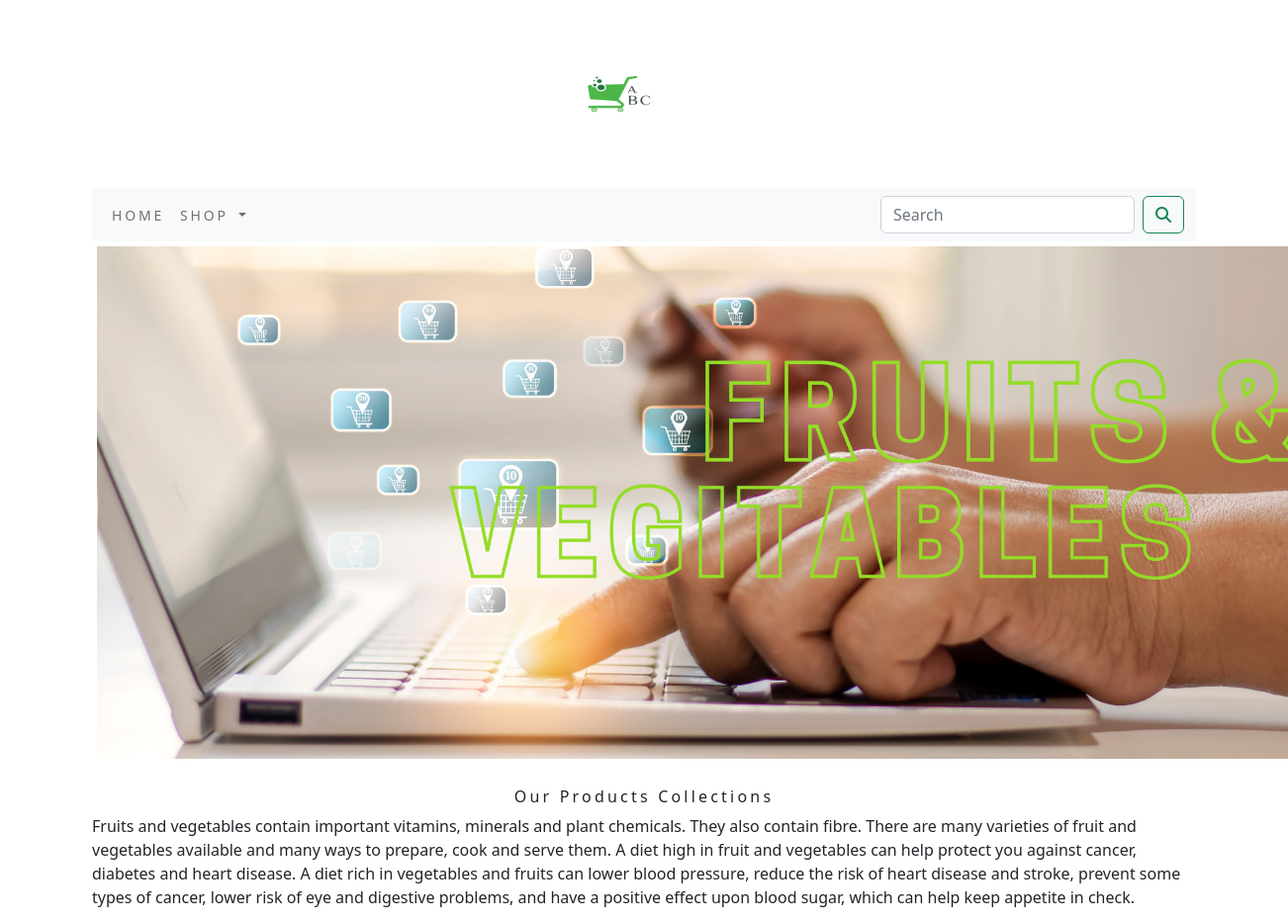
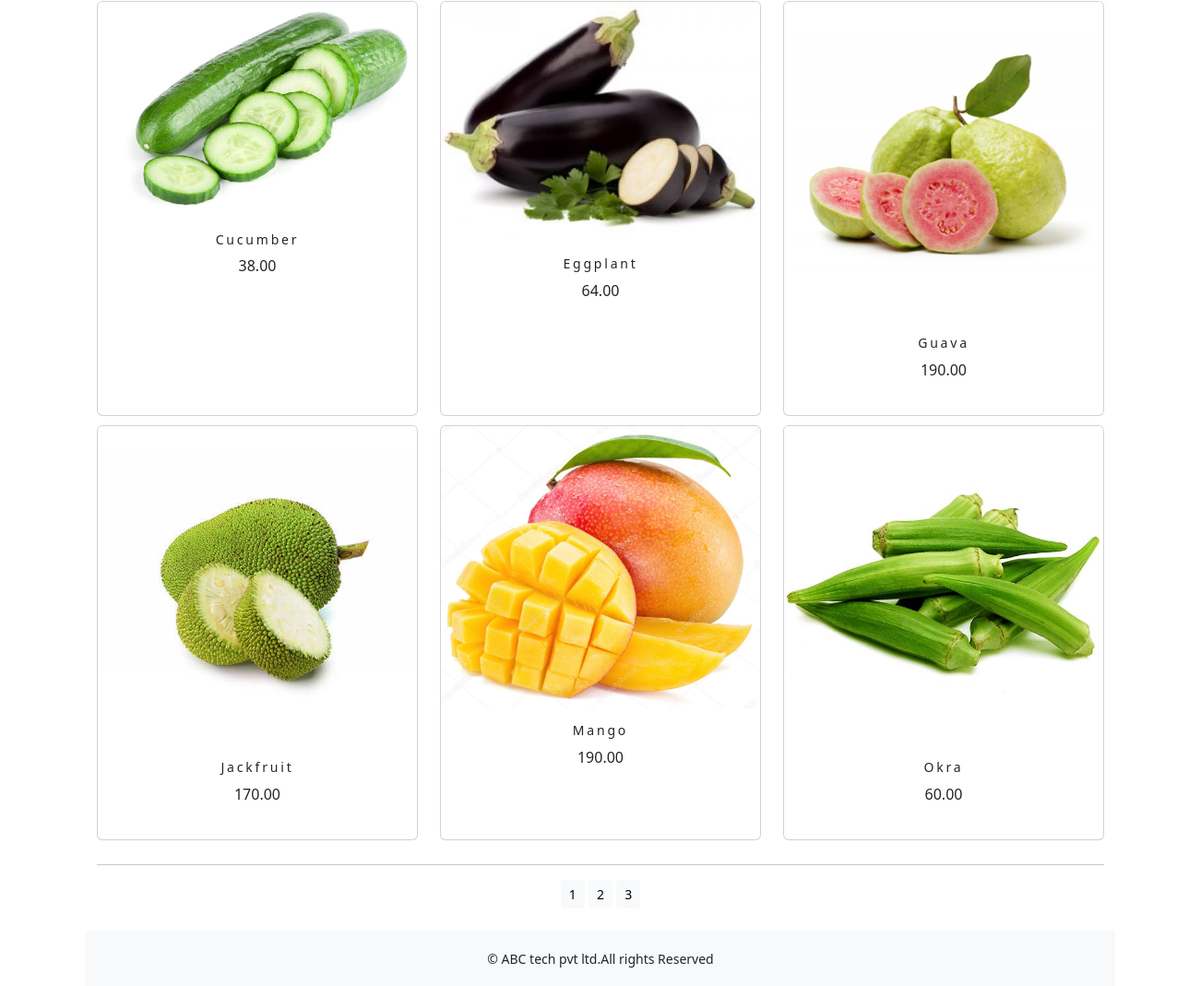
Screenshot of /shop/?page=2 with the database file from the repository (2 pictures, top to bottom).
### shop/models.py (models this page shows, shortened)
class Product(models.Model):
    name=models.CharField(max_length=250,unique=True)
    slug=models.SlugField(max_length=250,unique=True)
    description=models.TextField(blank=True)
    price=models.DecimalField(max_digits=10,decimal_places=2)
    category=models.ForeignKey(Category,on_delete=models.CASCADE)
    image=models.ImageField(upload_to='product',blank=True)
    stock=models.IntegerField()
    available=models.BooleanField(default=True)
    created=models.DateTimeField(auto_now_add=True)
    updated=models.DateTimeField(auto_now=True)
    def get_url(self):
        return reverse('shop:prodCatdetail', args=[self.category.slug,self.slug])
    class Meta:
        ordering=('name',)
        verbose_name='product'
        verbose_name_plural='products'

### shop/views.py (the view)
# urls.py: path('', views.allProdCat, name='allProdCat'),
def allProdCat(request,c_slug=None):
    c_page=None
    products_list=None
    if c_slug!=None:
        c_page=get_object_or_404(Category,slug=c_slug)
        products_list=Product.objects.all().filter(category=c_page,available=True)
    else:
        products_list=Product.objects.all().filter(available=True)
    paginator=Paginator(products_list,6)
    try:
        page=int(request.GET.get('page','1'))
    except:
        page=1
    try:
        products=paginator.page(page)
    except (EmptyPage,InvalidPage):
        products=paginator.page(paginator.num_pages)
    return render(request,"category.html",{'category':c_page,'products':products})

### cart/context_processors.py (called while the page is built)
def counter(request):
    item_count=0
    if 'admin' in request.path:
        return {}
    else:
        try:
            cart=Cart.objects.filter(cart_id=_cart_id(request))
            cart_items=CartItem.objects.all().filter(cart=cart[:1])
            for cart_item in cart_items:
                item_count += cart_item.quantity
        except Cart.DoesNotExist:
            item_count =0
    return dict(item_count=item_count)

### cart/views.py (called while the page is built)
def _cart_id(request):
    cart=request.session.session_key
    if not cart:
        cart=request.session.create()
    return cart

### shop/context_processors.py (called while the page is built)
def menu_links(request):
    links=Category.objects.all()
    return dict(links=links)

### shop/models.py (called while the page is built)
    def get_url(self):
        return reverse('shop:product_by_category',args=[self.slug])

### template/category.html (shortened to what this page needs)
{% extends 'base.html' %}
{% load static %}
{% block content %}
<div class="mx_auto">
    {% if category %}
        <img class="my_image" src="{{category.image.url}}" alt="{{category.name}}" width="250px;" height="250px;">
</div>
    <br>
<div>
        <h1 class="text-center my_title">{{category.name}}</h1>
        <p class="text-justify">{{category.description}}</p>
</div>
    {% else %}
<div>
    <center>
<img class="my_image my_image_padding" src="{% static 'img/banner.png' %}" style="width:1250px;" alt=""></center>
</div>
<br>
<div>
    <h1 class="text-center my_title">Our Products Collections</h1>
    <p class="text-justify">Fruits and vegetables contain important vitamins, minerals and plant chemicals. They also contain fibre. There are many varieties of fruit and vegetables available and many ways to prepare, cook and serve them. A diet high in fruit and vegetables can help protect you against cancer, diabetes and heart disease. A diet rich in vegetables and fruits can lower blood pressure, reduce the risk of heart disease and stroke, prevent some types of cancer, lower risk of eye and digestive problems, and have a positive effect upon blood sugar, which can help keep appetite in check.</p>
</div>
{% endif %}
<div class="container">
    <div class="row mx_auto">
        {% for product in products.object_list %}
        <div class="my_bottom_margin col_9 col-sm-12 col-md-4 col-lg-4">
            <div class="card text-center" style="min-width:18rem; height:450px";>
                <a href="{{product.get_url}}"><img class="card-img-top my_image" src="{{product.image.url}}" alt="{{product.name}}" width="250px" height="250px"></a>
            <div class="card-body">
                <h4>{{product.name}}</h4>
                <p>{{product.price}}</p>
            </div>
            </div>
        </div>
        {% endfor %}
    </div>
    <div class="mx_auto">
        {% if products.paginator.num_pages > 1 %}
        <hr>
        <div class="text-center">
            {% for pg in products.paginator.page_range %}
                <a href="?page={{pg}}" class="btn btn-light btn-sm {% if products.number == pg %} active {% endif %}">{{pg}}</a>
            {% endfor %}
        </div>
        {% endif %}
    </div>
    <br>
</div>
{% endblock %}

### static/css/custom.css (style rules this page uses)
body { font-family: 'Roboto', sans-serif; }
.my_image { width:100%; height:auto; }
.my_title { font-size:16px; text_transform:uppercase; letter-spacing:.2em; }
.my_image_padding { padding:5px; }
.my_bottom_margin { margin-bottom:10px; }
.card-body h4 { font-size:14px; text_transform:uppercase; letter-spacing:.2em; }

### rows the page displays
Product: image (picture), name "Cucumber", price "38.00"
Product: image (picture), name "Eggplant", price "64.00"
Product: image (picture), name "Guava", price "190.00"
Product: image (picture), name "Jackfruit", price "170.00"
Product: image (picture), name "Mango", price "190.00"
Product: image (picture), name "Okra", price "60.00"

### other values shown
{{ pg }} "1" "2" "3"
